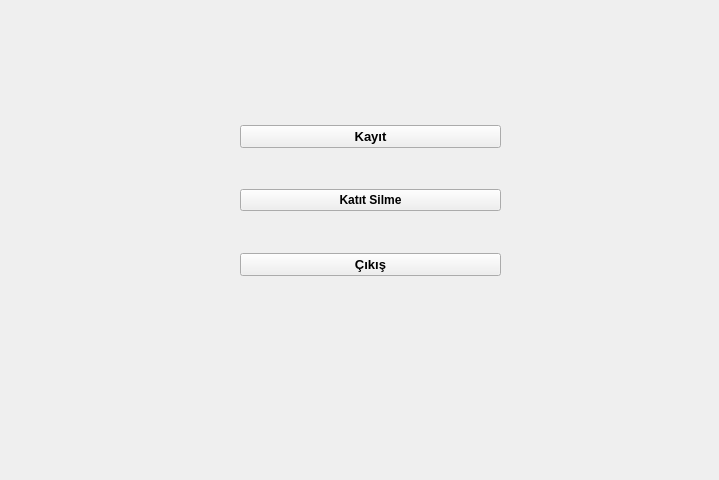
<?xml version="1.0" encoding="UTF-8"?>
<ui version="4.0">
 <class>Kayit</class>
 <widget class="QWidget" name="Kayit">
  <property name="geometry">
   <rect>
    <x>0</x>
    <y>0</y>
    <width>719</width>
    <height>480</height>
   </rect>
  </property>
  <property name="windowTitle">
   <string>Form</string>
  </property>
  <widget class="QWidget" name="verticalLayoutWidget">
   <property name="geometry">
    <rect>
     <x>240</x>
     <y>90</y>
     <width>261</width>
     <height>221</height>
    </rect>
   </property>
   <layout class="QVBoxLayout" name="verticalLayout">
    <item>
     <spacer name="verticalSpacer_4">
      <property name="orientation">
       <enum>Qt::Vertical</enum>
      </property>
      <property name="sizeHint" stdset="0">
       <size>
        <width>20</width>
        <height>40</height>
       </size>
      </property>
     </spacer>
    </item>
    <item>
     <widget class="QPushButton" name="pushButton">
      <property name="font">
       <font>
        <pointsize>10</pointsize>
        <weight>75</weight>
        <bold>true</bold>
       </font>
      </property>
      <property name="text">
       <string>Kayıt</string>
      </property>
     </widget>
    </item>
    <item>
     <spacer name="verticalSpacer_3">
      <property name="orientation">
       <enum>Qt::Vertical</enum>
      </property>
      <property name="sizeHint" stdset="0">
       <size>
        <width>20</width>
        <height>40</height>
       </size>
      </property>
     </spacer>
    </item>
    <item>
     <widget class="QPushButton" name="pushButton_2">
      <property name="font">
       <font>
        <weight>75</weight>
        <bold>true</bold>
       </font>
      </property>
      <property name="text">
       <string>Katıt Silme</string>
      </property>
     </widget>
    </item>
    <item>
     <spacer name="verticalSpacer_2">
      <property name="orientation">
       <enum>Qt::Vertical</enum>
      </property>
      <property name="sizeHint" stdset="0">
       <size>
        <width>20</width>
        <height>40</height>
       </size>
      </property>
     </spacer>
    </item>
    <item>
     <widget class="QPushButton" name="pushButton_3">
      <property name="font">
       <font>
        <pointsize>10</pointsize>
        <weight>75</weight>
        <bold>true</bold>
       </font>
      </property>
      <property name="text">
       <string>Çıkış</string>
      </property>
     </widget>
    </item>
    <item>
     <spacer name="verticalSpacer">
      <property name="orientation">
       <enum>Qt::Vertical</enum>
      </property>
      <property name="sizeHint" stdset="0">
       <size>
        <width>20</width>
        <height>40</height>
       </size>
      </property>
     </spacer>
    </item>
   </layout>
  </widget>
 </widget>
 <resources/>
 <connections/>
</ui>
